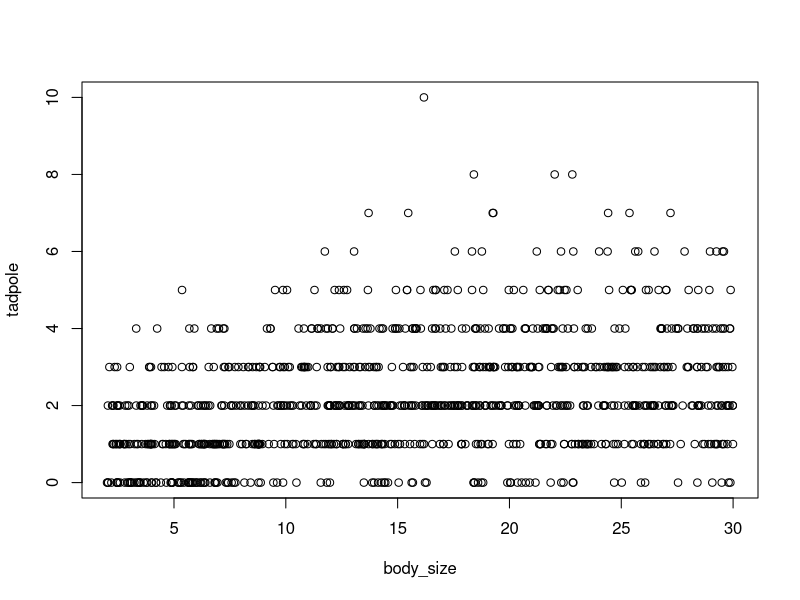

The R script that drew this image: (Note: this script raises an error after producing the figure.)
## ---- chunk 1
knitr::opts_chunk$set(echo = TRUE)
## ---- chunk 2
detFunc <- function(x,a,b){ # defining a logistic deterministic function
	return(exp(a+b*x)/(1+exp(a+b*x)))
}

invLink <- function(z){ # specifying inverse link function
	return(exp(z))
}

body_size <- runif(1e3, 2, 30) # 1000 data points, body size of adult frog
a <- -5.3
b <- 0.61
tadpole <- rpois(1e3, lambda=invLink(detFunc(body_size, a, b))) # number of tadpoles is response variable
mydata <- data.frame("predictor" = body_size, "response" = tadpole) # putting together into a dataframe
plot(body_size, tadpole) 

#setwd("~/Documents/stats/simulation battles")
#write.csv(mydata, "sim.data.csv", row.names = F)



### testing to see if we can infer the parameters
mod <- mle2(response ~ dpois(lambda=invLink(
  detFunc(predictor, a, b))),
  data=mydata,
  start=list("a"=1, "b"=1))

mod@coef # parameters are similar to the ones we set

modData = (exp(mod@coef[1]+mydata$predictor*mod@coef[2])/(1+exp(mod@coef[1]+mydata$predictor*mod@coef[2])))


residuals <- mydata$response - modData # getting residuals

plot(mydata$predictor, mydata$response, bty="n", col="darkgray") # potting data
points(mydata$predictor, modData,col="red",lwd=2) # plotting model predictions
  
hist(residuals, col = "gray", border="white") # histogram of residuals
